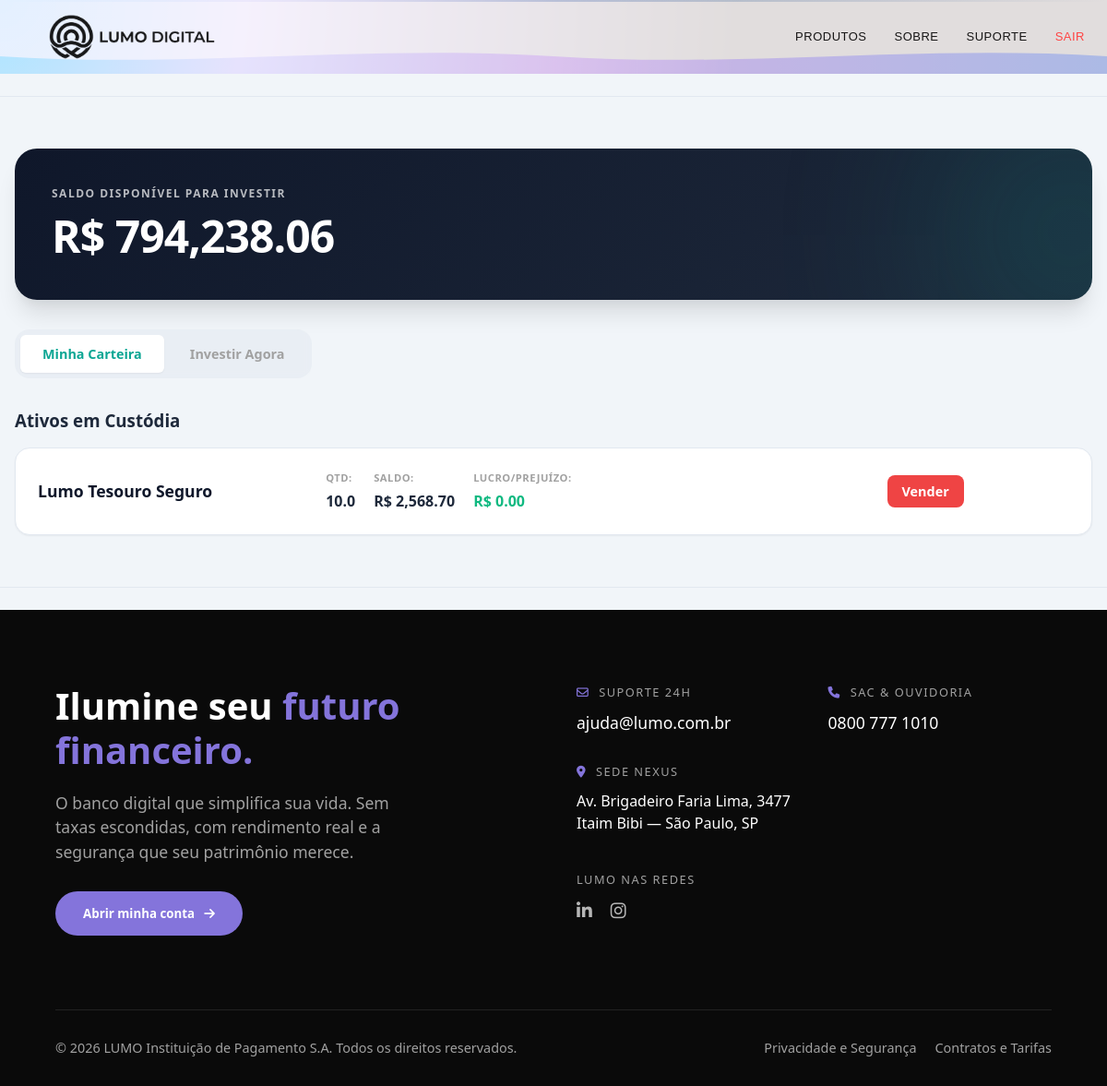
Before: /investimento (signed in) with the older database file.
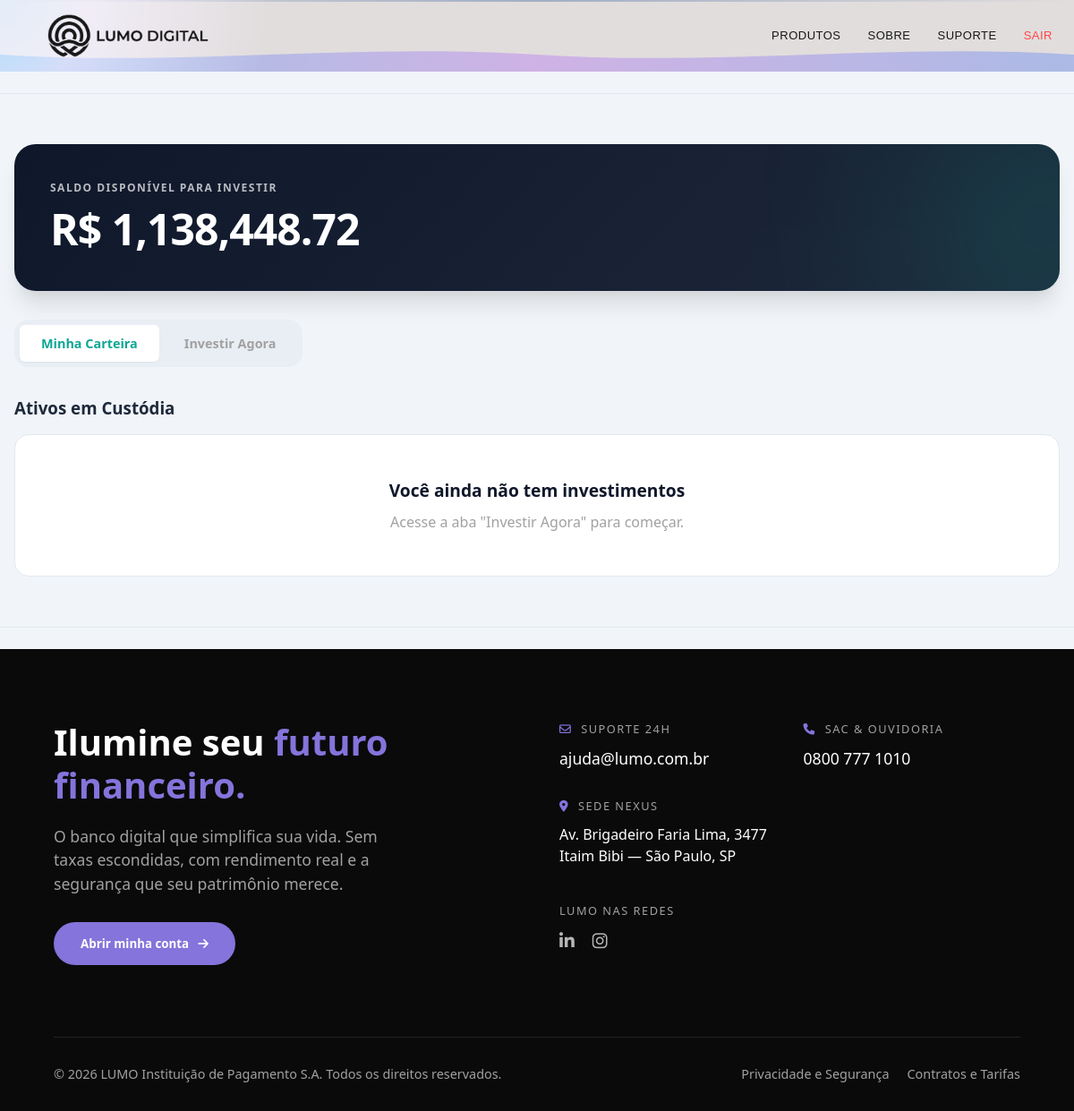
After: the same page with the newer database file.
### tables this page shows
CREATE TABLE contas (
    id INTEGER PRIMARY KEY AUTOINCREMENT,
    usuario_id INTEGER NOT NULL,
    numero_conta TEXT NOT NULL UNIQUE,
    saldo REAL DEFAULT 0, salario INTEGER DEFAULT 1518, ultimo_salario DATETIME,
    
    FOREIGN KEY (usuario_id) REFERENCES usuarios(id)
);

CREATE TABLE carteira_investimentos (
    id INTEGER PRIMARY KEY AUTOINCREMENT,
    
    conta_id INTEGER NOT NULL,
    investimento_id INTEGER NOT NULL,
    
    quantidade REAL NOT NULL,
    preco_medio REAL NOT NULL,
    
    criado_em DATETIME DEFAULT CURRENT_TIMESTAMP,
    
    FOREIGN KEY (conta_id) REFERENCES contas(id),
    FOREIGN KEY (investimento_id) REFERENCES investimentos(id)
);

CREATE TABLE "investimentos" (
            id INTEGER PRIMARY KEY AUTOINCREMENT,
            nome TEXT NOT NULL,
            descricao TEXT,
            valor_cota REAL NOT NULL,
            risco TEXT DEFAULT 'medio',
            ativo INTEGER DEFAULT 1,
            ultimo_update DATETIME,
            criado_em DATETIME DEFAULT CURRENT_TIMESTAMP
        );

### routes/investimento.py (the view)
@investimento_bp.route("/investimento")
def investimento():
    if 'user_info' not in session:
        return redirect(url_for('auth.login'))
    conta_id = session['user_info']['conta_id']
    popup_message = session.pop('popup_message', None)
    popup_type = session.pop('popup_type', None)
    investimentos_data = load_all_investiments()
    investimentos_disponiveis = investimentos_data['investimentos']
    carteira_data = carregar_carteira(conta_id)
    conn = get_db()
    conn.row_factory = sqlite3.Row
    conta = conn.execute("SELECT saldo FROM contas WHERE id = ?", (conta_id,)).fetchone()
    saldo_atual = conta['saldo'] if conta else 0
    conn.close()
    if not carteira_data or not carteira_data.get('investimentos'):
        carteira = []
        valor_carteira = 0
    else:
        carteira = carteira_data['investimentos']
        valor_carteira = sum(item['saldo'] for item in carteira) if carteira else 0
    return render_template(
        "investimento/index.html",
        carteira=carteira,
        investimentos_disponiveis=investimentos_disponiveis,
        valor_carteira=valor_carteira,
        saldo=saldo_atual,
        session=session,
        popup_message=popup_message,
        popup_type=popup_type
    )

### utils/services/banco/investimento.py (called while the page is built)
def load_all_investiments():
    conn = get_db()
    conn.row_factory = sqlite3.Row
    investimentos = conn.execute("""
        SELECT
            id,
            nome,
            descricao,
            valor_cota,
            risco,
            ativo
        FROM investimentos
        WHERE ativo = 1
    """).fetchall()
    investimentos_lista = [dict(row) for row in investimentos]
    investimentos_info = {
        'investimentos': investimentos_lista
    }
    conn.close()
    return investimentos_info

### utils/validators.py (called while the page is built)
def get_db():
    conn = sqlite3.connect(DB_PATH)
    conn.row_factory = sqlite3.Row
    return conn

### templates/investimento/index.html (shortened to what this page needs)
{% extends 'layouts/base_home.html' %}
{% block content %}
<link rel="stylesheet" href="{{ url_for('static', filename='css/investimentos/style.css') }}">
<div class="invest-wrapper">
    <div class="app-container">
        <header class="invest-header">
            <div class="balance-card">
                <span>Saldo disponível para investir</span>
                <h2 id="saldo-atual">R$ {{ "{:,.2f}".format(saldo) }}</h2>
            </div>
        </header>
        <div class="tabs-wrapper">
            <div class="tabs-nav">
                <label for="tab-carteira" class="tab-label">Minha Carteira</label>
                <label for="tab-explorar" class="tab-label">Investir Agora</label>
            </div>
            <div class="tabs-content">
                <div id="content-carteira" class="tab-pane">
                    <h3 class="section-title" style="margin-bottom: 15px;">Ativos em Custódia</h3>
                    <div class="investimentos-lista">
                        {% if carteira %}
                        {% for investimento in carteira %}
                        <div class="invest-item-card" data-investimento-id="{{ investimento['investimento_id'] }}"
                            data-quantidade="{{ investimento['quantidade'] }}" data-saldo="{{ investimento['saldo'] }}">
                            <div class="item-info">
                                <strong> {{ investimento['nome'] }}</strong>
                            </div>
                            <div class="item-details" style="display: flex; gap: 20px;">
                                <div><small>Qtd:</small> <strong class="card-qtd">{{ investimento['quantidade'] }}</strong></div>
                                <div><small>Saldo:</small> <strong class="card-saldo">R$ {{ "{:,.2f}".format(investimento['saldo']) }}</strong></div>
                                <div><small>Lucro/Prejuízo:</small> <strong class="card-lucro {% if investimento['lucro_prejuizo'] > 0 %}positive{% elif investimento['lucro_prejuizo'] < 0 %}negative{% endif %}">R$ {{ "{:,.2f}".format(investimento['lucro_prejuizo']) }}</strong></div>
                            </div>
                            <form method="POST" action="{{ url_for('investimento.vender') }}" class="vender-form">
                                <button class="btn-sell">Vender</button>
                            </form>
                        </div>
                        {% endfor %}
                        {% else %}
                        <div class="empty-state">
                            <h3>Você ainda não tem investimentos</h3>
                            <p style="color: var(--text-muted); margin-top: 5px;">Acesse a aba "Investir Agora" para
                                começar.</p>
                        </div>
                        {% endif %}
                    </div>
                </div>
            </div>
        </div>
    </div>
</div>
{% include "components/popup.html" %}
{% endblock %}

### templates/layouts/base_home.html (shortened to what this page needs)
<!DOCTYPE html>
<html>
<head>
    <link rel="stylesheet" href="{{ url_for('static', filename='css/home/base_home.css') }}?v={{ config.DEBUG }}">
</head>
<body>
<link rel="stylesheet" href="{{ url_for('static', filename='css/components/header.css') }}?v={{ config.DEBUG }}">
<header class="header">
    <a href="/home" class="header-logo">
        <img src="../../static/images/logo.png" alt="Logo">
    </a>
    <nav class="nav-minimal">
        <a href="#" class="nav-link">PRODUTOS</a>
        <a href="#" class="nav-link">SOBRE</a>
        <a href="" class="nav-link">SUPORTE</a>
        <a href="/logout" class="nav-link" id="logout-link">SAIR</a>
    </nav>
    <div class="wave-container">
    </div>
</header>
<hr>
{% block content %}
{% endblock %}
<hr>
{% include "components/footer.html" %}
</body>
</html>

### templates/components/popup.html (shortened to what this page needs)
<link rel="stylesheet" href="{{ url_for('static', filename='css/components/popup.css') }}">

### templates/components/footer.html (shortened to what this page needs)
<link rel="stylesheet" href="https://cdnjs.cloudflare.com/ajax/libs/font-awesome/6.0.0/css/all.min.css">
<link rel="stylesheet" href="{{ url_for('static', filename='css/components/footer.css') }}">
<footer class="footer">
    <div class="footer-container">
        <div class="footer-left">
            <h2 class="footer-title">Ilumine seu <span>futuro financeiro.</span></h2>
            <p class="footer-description">
                O banco digital que simplifica sua vida. Sem taxas escondidas, com rendimento real e a segurança que seu patrimônio merece.
            </p>
            <button class="btn-glow">
                Abrir minha conta <i class="fa-solid fa-arrow-right"></i>
            </button>
        </div>
        <div class="footer-right">
            <div class="contact-grid">
                <div class="contact-item">
                    <span class="label"><i class="fa-regular fa-envelope"></i> Suporte 24h</span>
                    <a href="mailto:ajuda@lumo.com.br" class="link-underlined">ajuda@lumo.com.br</a>
                </div>
                <div class="contact-item">
                    <span class="label"><i class="fa-solid fa-phone"></i> SAC & Ouvidoria</span>
                    <a href="tel:08007771010" class="link-underlined">0800 777 1010</a>
                </div>
                <div class="contact-item">
                    <span class="label"><i class="fa-solid fa-location-dot"></i> Sede Nexus</span>
                    <p>Av. Brigadeiro Faria Lima, 3477<br>Itaim Bibi — São Paulo, SP</p>
                </div>
            </div>
            <div class="social-wrapper">
                <span class="label">LUMO nas redes</span>
                <div class="social-links">
                    <a href="#" aria-label="LinkedIn"><i class="fa-brands fa-linkedin-in"></i></a>
                    <a href="#" aria-label="Instagram"><i class="fa-brands fa-instagram"></i></a>
                </div>
            </div>
        </div>
    </div>
    <div class="footer-bottom">
        <p>&copy; 2026 LUMO Instituição de Pagamento S.A. Todos os direitos reservados.</p>
        <div class="footer-legal">
            <a href="#">Privacidade e Segurança</a>
            <a href="#">Contratos e Tarifas</a>
        </div>
    </div>
</footer>

### static/css/home/base_home.css (style rules this page uses)
* { margin: 0; padding: 0; box-sizing: border-box; font-family: system-ui, -apple-system, BlinkMacSystemFont, "Segoe UI", Roboto, Oxygen, Ubuntu, Cantarell, "Open Sans", "Helvetica Neue", sans-serif; border: none; }
body { background-color: aliceblue; }

### static/css/components/header.css (style rules this page uses)
body { margin: 0; }
.header { position: relative; width: 100%; height: 80px; background: #0A0A0A; display: flex; justify-content: space-between; align-items: center; padding: 0 2%; box-sizing: border-box; overflow: hidden; transition: 0.8s; }
.header::before { content: ''; position: absolute; top: 0; left: 0; width: 100%; height: 2px; background: linear-gradient(90deg, transparent, #627FA9, transparent); opacity: 0.5; }
.header-logo { z-index: 10; display: flex; align-items: center; }
.header-logo img { height: 130px; filter: brightness(0); opacity: 0.9; transition: all 0.4s cubic-bezier(0.4, 0, 0.2, 1); }
.nav-minimal { display: flex; gap: 30px; z-index: 10; }
.nav-link { text-decoration: none; color: #171616; font-size: 13px; font-family: sans-serif; font-weight: 500; letter-spacing: 0.5px; position: relative; transition: 0.3s; }
.nav-link::after { content: ''; position: absolute; bottom: -5px; left: 0; width: 0; height: 2px; background: #8245EF; transition: width 0.8s ease; }
#logout-link { color: #ff4444; }
#logout-link::after { content: ''; position: absolute; bottom: -5px; left: 0; width: 0; height: 2px; background: #ff4444; transition: width 0.8s ease; }
.header { position: relative; width: 100%; height: 80px; background: #e1dddd; display: flex; justify-content: space-between; align-items: center; padding: 0 2%; box-sizing: border-box; overflow: hidden; }
.header::after { content: ''; position: absolute; top: 0; left: 0; width: 100%; height: 100%; background: radial-gradient( circle at 0% 0%, #1592ff 0px, #AB94EE calc(var(--raio-luz) / 3), transparent var(--raio-luz) ); z-index: 5; pointer-events: none; mix-blend-mode: screen; transition: --raio-luz 1.5s cubic-bezier(0.4, 0, 0.2, 1), --opacidade-luz 1.5s cubic-bezier(0.4, 0, 0.2, 1), opacity 1.5s ease; opacity: var(--opacidade-luz); }
.wave-container { position: absolute; bottom: -1px; left: 0; width: 200%; display: flex; line-height: 0; opacity: 0.5; pointer-events: none; z-index: 1; }
.wave-container svg { width: 50%; height: 40px; margin: 0; padding: 0; display: block; animation: moveWave 15s linear infinite; }

### static/css/components/popup.css (style rules this page uses)
:root { --success-color: #2ecc71; --error-color: #e74c3c; --bg-glass: rgba(255, 255, 255, 0.8); }

### static/css/components/footer.css (style rules this page uses)
:root { --primary-color: #8474DB; --bg-dark: #0a0a0a; --text-muted: #a1a1a1; --transition: all 0.3s cubic-bezier(0.4, 0, 0.2, 1); }
.footer { background-color: var(--bg-dark); color: #ffffff; padding: 80px 5% 30px; font-family: 'Inter', sans-serif; }
.footer-container { max-width: 1200px; margin: 0 auto; display: flex; justify-content: space-between; flex-wrap: wrap; gap: 50px; }
.footer-left { flex: 1; min-width: 300px; }
.footer-title { font-size: 2.5rem; line-height: 1.2; margin-bottom: 20px; }
.footer-title span { color: var(--primary-color); }
.footer-description { color: var(--text-muted); font-size: 1.1rem; margin-bottom: 30px; max-width: 400px; }
.btn-glow { background: var(--primary-color); color: white; border: none; padding: 15px 30px; font-weight: 600; border-radius: 50px; cursor: pointer; transition: var(--transition); display: flex; align-items: center; gap: 10px; }
.footer-right { flex: 1; display: flex; flex-direction: column; gap: 40px; min-width: 300px; }
.contact-grid { display: grid; grid-template-columns: repeat(auto-fit, minmax(200px, 1fr)); gap: 30px; }
.label { display: block; font-size: 0.8rem; text-transform: uppercase; letter-spacing: 1.5px; color: var(--text-muted); margin-bottom: 10px; }
.label i { margin-right: 5px; color: var(--primary-color); }
.link-underlined { color: white; text-decoration: none; font-size: 1.1rem; position: relative; padding-bottom: 2px; }
.link-underlined::after { content: ''; position: absolute; width: 0; height: 1px; bottom: 0; left: 0; background-color: var(--primary-color); transition: var(--transition); }
.social-links { display: flex; gap: 20px; }
.social-links a { color: white; font-size: 1.2rem; transition: var(--transition); opacity: 0.7; }
.footer-bottom { margin-top: 80px; padding-top: 30px; border-top: 1px solid #222; display: flex; justify-content: space-between; align-items: center; font-size: 0.9rem; color: var(--text-muted); }
.footer-legal { display: flex; gap: 20px; }
.footer-legal a { color: var(--text-muted); text-decoration: none; }

Changed rows visible on the page:
removed carteira_investimentos: nome "Lumo Tesouro Seguro", quantidade "10.0", saldo "2,568.70", lucro_prejuizo "0.00"
changed contas: saldo "794,238.06" → "1,138,448.72"
Other visible differences:
text now shown: "Você ainda não tem investimentos Acesse a aba \"Investir Agora\" para começar."
